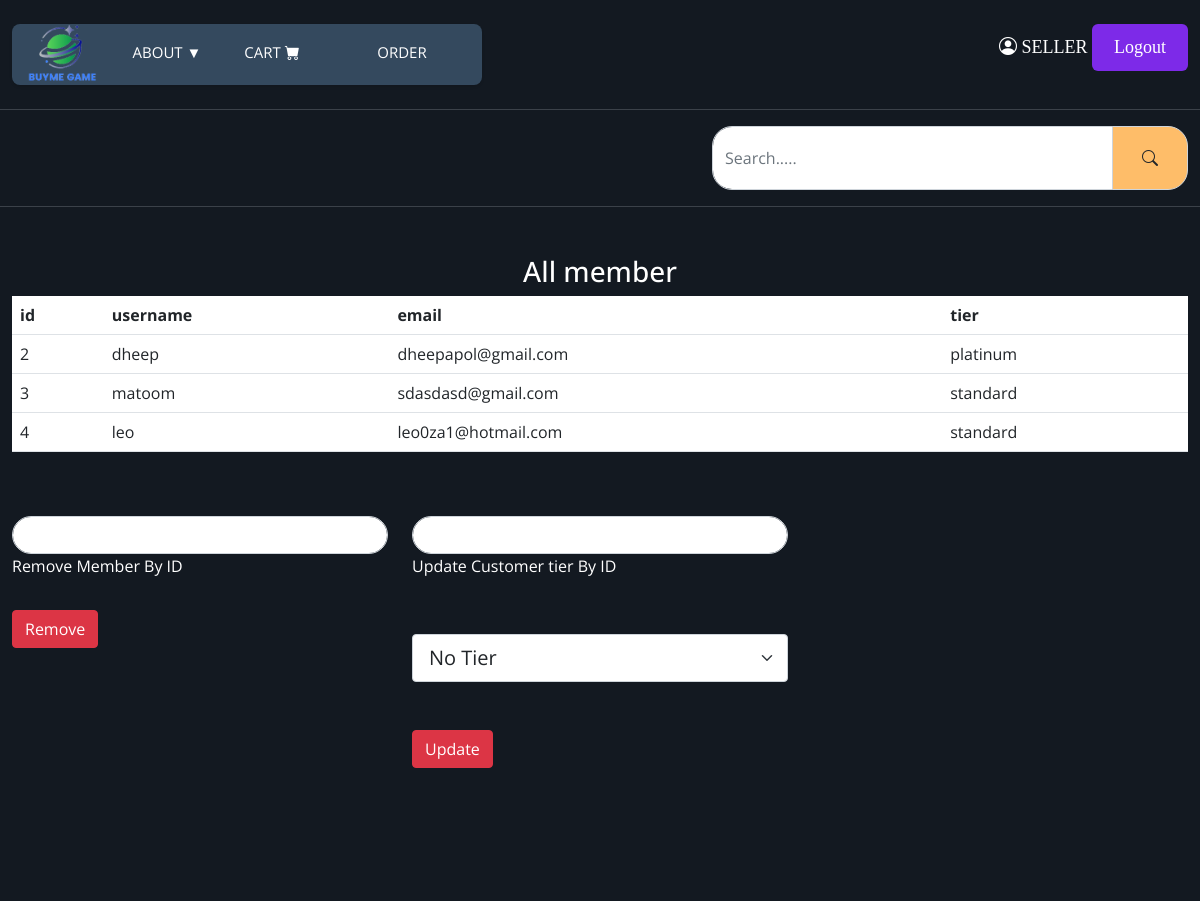
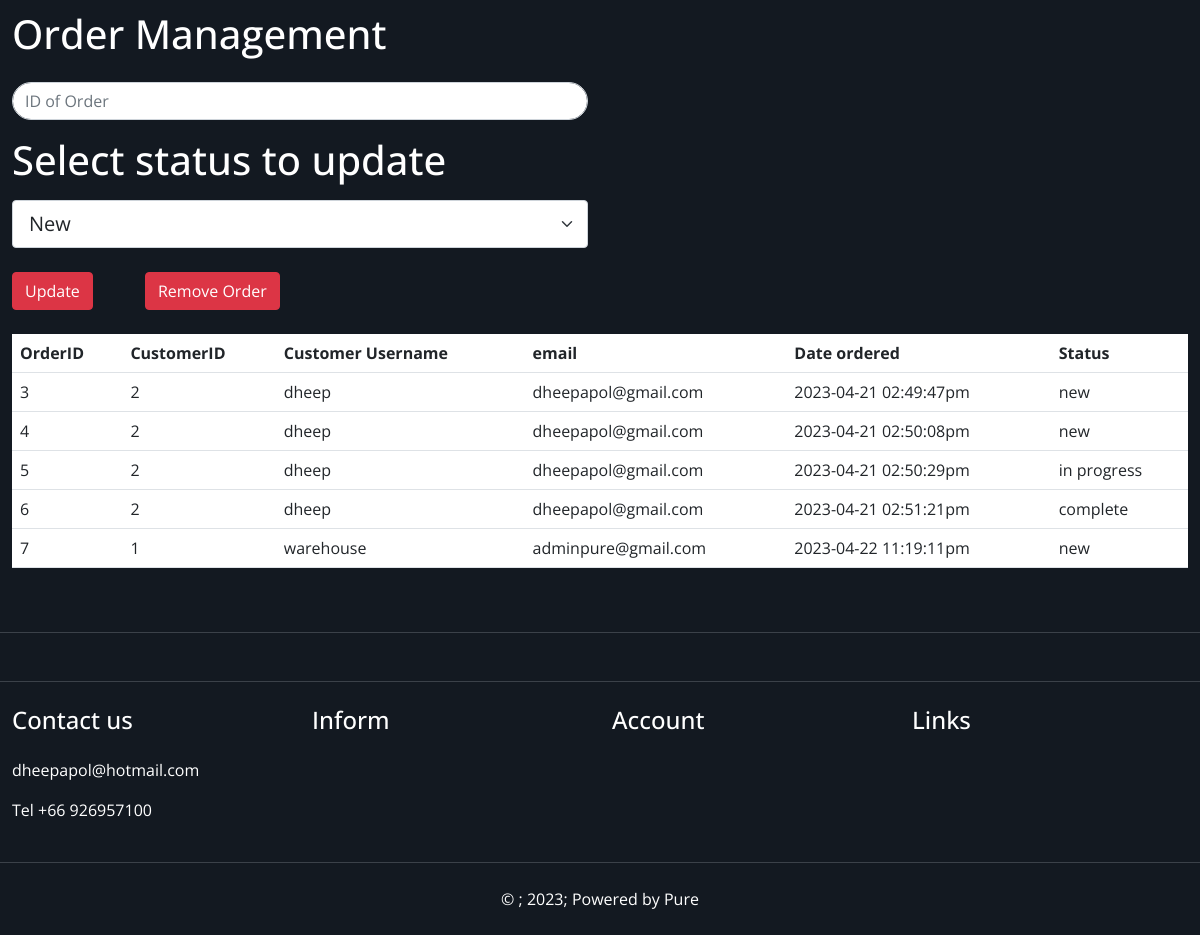
Screenshot of /adminpage.php (signed in) with the database file from the repository (2 pictures, top to bottom).
### tables this page shows
CREATE TABLE "Users" (
	"id"	INTEGER NOT NULL UNIQUE,
	"username"	TEXT NOT NULL,
	"email"	TEXT NOT NULL,
	"password"	TEXT NOT NULL,
	"role"	TEXT NOT NULL,
	"tier"	TEXT,
	PRIMARY KEY("id" AUTOINCREMENT)
);

CREATE TABLE "customerorder" (
	"coid"	INTEGER NOT NULL,
	"id"	INTEGER NOT NULL,
	"date"	TEXT NOT NULL,
	"address"	TEXT NOT NULL,
	"status"	TEXT NOT NULL,
	PRIMARY KEY("coid" AUTOINCREMENT)
);

### adminpage.php (the view, shortened to what this page needs)
<?php
require_once('components.php');
include('server.php');
?>
<html lang="en">
<head>
  <link rel="stylesheet" href="https://cdn.jsdelivr.net/npm/bootstrap-icons@1.10.4/font/bootstrap-icons.css">
  <link href="https://cdn.jsdelivr.net/npm/bootstrap@5.0.0/dist/css/bootstrap.min.css" rel="stylesheet">
  <link rel="stylesheet" href="https://cdn.jsdelivr.net/npm/@fortawesome/fontawesome-free@6.2.0/css/fontawesome.min.css"
>
  <link rel="stylesheet" href="https://cdn.jsdelivr.net/npm/bootstrap-icons@1.9.1/font/bootstrap-icons.css">
  <link rel="stylesheet" href="style.css">
</head>
<body>
  <?php navhead(); ?>
  <?php
  if ($_SESSION['role'] == 'customer') {
    echo '<section class="home-wrapper-1 py-5">
<div class="container-xxl">
    <div class="row h-75 text-center">
    <div class="col-12">
<h1 class="text-danger">You do not have the permisson</h1>
    </div>
    </div>
</div>
      </section>';
  } else if($_SESSION['role'] == 'seller') {
    echo '<section class="home-wrapper-1 py-5">
      <div class="container-xxl">
          <div class="row text-center mb-5">
          <div class="col-12">
          <h3 class="text-white">All member</h3>
          <table class="table bg-white">
          <tr>
            <th>id</th>
            <th>username</th>
            <th>email</th>
            <th>tier</th>
          </tr>';
    $query = "SELECT * FROM Users WHERE role = 'customer'";
    $ret = $db->query($query);
    while ($row = $ret->fetchArray(SQLITE3_ASSOC)) {
      echo '<tr>
      <td>' . $row['id'] . '</td>
      <td>' . $row['username'] . '</td>
      <td>' . $row['email'] . '</td>
      <td>' . $row['tier'] . '</td>
    </tr>';
    }
    echo '</table>
    </div>
      </div>
      <div class="row">
      <div class="col-4">
      <form action="" method="POST">
      <div class="form-outline mb-4">
          <input type="text" name="removemem" required="ID is required" class="form-control">
          <label class="form-label text-white" for="removemem">Remove Member By ID</label>
      </div>
      <button type="submit" name="removemember" class="btn btn-danger btn-block">Remove</button>
      </form>
      </div>
      <div class="col-4">
      <form action="" method="POST">
      <div class="form-outline mb-4">
          <input type="text" name="memupdate" required="ID is required" class="form-control">
          <label class="form-label text-white" for="updaterole">Update Customer tier By ID</label>
          <select class="form-select form-select-lg my-5" aria-label=".form-select-lg example" name="selecttier">
  <option selected value="standard">No Tier</option>
</select>
      </div>
      <button type="submit" name="updaterole" class="btn btn-danger btn-block">Update</button>
      </form>
      </div>
      </div>
  </div>
        </section>
        <section class="home-wrapper-1 py-5">
        <div class="container-xxl">
        <div class="row">
        <div class="col-6">
        <h1 class="text-white py-3">Order Management</h1>
        <form action="" method="POST">
        <input type="text" name="remordid" required="ID is required" class="form-control" placeholder="ID of Order">
      <div class="form-outline mb-4">
      <h1 class="text-white my-3">Select status to update</h1>
          <select class="form-select form-select-lg my-1" aria-label=".form-select-lg example" name="selectstatus">
  <option selected value="new">New</option>
</select>
      </div>
      <button type="submit" name="updatestatus" class="btn btn-danger btn-block mb-4">Update</button>
      <button type="submit" name="remord" class="btn btn-danger btn-block mb-4 mx-5">Remove Order</button>
        </form>
        </div>
        </div>
        <table class="table bg-white">
          <tr>
            <th>OrderID</th>
            <th>CustomerID</th>
            <th>Customer Username</th>
            <th>email</th>
            <th>Date ordered</th>
            <th>Status</th>
          </tr>';
          $joinsql = "SELECT co.coid,re.id,re.username,email,date,status FROM customerorder co INNER JOIN Users re on co.id = re.id";
          $result = $db->query($joinsql);
          while ($row = $result->fetchArray(SQLITE3_ASSOC)) {
            echo '<tr>
            <td>' . $row['coid'] . '</td>
            <td>' . $row['id'] . '</td>
            <td>' . $row['username'] . '</td>
            <td>' . $row['email'] . '</td>
            <td>' . $row['date'] . '</td>
            <td>' . $row['status'] . '</td>
          </tr>';
          }
          echo '</table>
        </div>
        </section>';}
  ?>
  <?php
  footer();
  ?>
</body>
</html>

### components.php (shortened to what this page needs)
<?php
function navhead(){
  if (isset($_SESSION['username'])) {
    $navh = '
    <header class="header-top-strip py-4">
    <div class="container-xxl">
    <div class="row">
    <div class="col-9">
    <nav>
        <a href="index.php"><img src="logo.png" alt="Logo"></a>
        <div class="dropdown col-4">
          <a href="#" class="dropdown">About &#9660;</a>
        </div>
        <a href="cart.php" class="text-white col-4">Cart <i class="bi bi-cart-fill"></i></a>
        <a href="order.php" class="text-white col-1">Order</a>
    </nav>
    </div>
    <div class="col-3">
    <p class="textlg text-white text-end mb-1"><a href="account.php" ><i class="bi bi-person-circle"></i></a> '.$_SESSION['username'].'   <button class="button" onclick="logout()"">Logout</button></p>
    </div>
    </div>
    </header>
  <header class="header-upper py-3">
    <div class="container-xxl">
      <div class="row align-items-center">
        <div class="col-5">
        <form action="category.php" method="GET">
        <div class="input-group">
            <input type="text" name="search"
              class="form-control py-2"
              placeholder="Search....."
              aria-label="Search....."
              aria-describedby="basic-addon2" />
            <span class="input-group-text p-3" id="basic-addon2">
            <button class="btn" type="submit"><i class="bi bi-search"></i></button>
            </span>
          </div>
        </form>
        </div>
      </div>
    </div>
  </header>';
  }else{    $navh = '
  </header>';
}
echo $navh;
}
function footer(){
    $footer = "<footer class='py-4'></footer>
<footer class='py-4'>
  <div class='container-xxl'>
    <div class='row'>
      <div class='col-3'>
        <h4 class='text-white mb-4'>Contact us</h4>
        <p class='text-white'>dheepapol@hotmail.com</p>
        <p class='text-white'>Tel +66 926957100</p>
        <div></div>
      </div>
      <div class='col-3'>
        <h4 class='text-white mb-4'>Inform</h4>
        <div></div>
      </div>
      <div class='col-3'>
        <h4 class='text-white mb-4'>Account</h4>
        <div></div>
      </div>
      <div class='col-3'>
        <h4 class='text-white mb-4'>Links</h4>
        <div></div>
      </div>
    </div>
  </div>
</footer>
<footer class='py-4'>
  <div class='container-xxl'>
    <div class='row'>
      <div class='col-12'>
        <p class='text-center mb-0 text-white'>&copy ; 2023; Powered by Pure</p>
      </div>
    </div>
  </div>
</footer>";
    echo $footer;
}
?>

### style.css (style rules this page uses)
* { margin: 0; padding: 0; box-sizing: border-box; }
:root { --color-131921: #131921; --color-3b4149: #3b4149; --color-febd69: #febd69; }
body { font-family: 'Kanit', sans-serif; }
a { text-decoration: none; color : inherit; }
.header-top-strip { background-color: var(--color-131921); border-bottom: 1px solid var(--color-3b4149); }
.header-upper { background-color: var(--color-131921); border-bottom: 1px solid var(--color-3b4149); }
.header-upper .input-group-text { background-color: var(--color-febd69); border-radius: 20px 20px 20px 20px; }
footer { background-color: var(--color-131921); }
footer:not(:first-child) { border-top: 1px solid var(--color-3b4149); }
.home-wrapper-1 { background-color: var(--color-131921); min-height: 80vh; }
img { max-width: 70%; height: auto; }
.form-control { border-radius: 20px 20px 20px 20px; }

### components.php (style rules this page uses)
body { font-family: "Open Sans", sans-serif; background: #2c3e50; }
nav { position: relative; width: 470px; background: #34495e; border-radius: 8px; font-size: 0; box-shadow: 0 2px 3px 0 rgba(0,0,0,.1); }
nav a,nav .dropdown { font-size: 15px; text-transform: uppercase; color: white; text-decoration: none; line-height: 50px; position: relative; z-index: 1; display: inline-block; text-align: center; }
nav a:nth-child(1),nav .dropdown:nth-child(1) { width: 100px; }
nav a:nth-child(2),nav .dropdown:nth-child(2) { width: 110px; }
nav a:nth-child(3) { width: 100px; }
nav a:nth-child(4) { width: 160px; }
.dropdown { position: relative; display: inline-block; }
.button { position: relative; padding: 10px 22px; border-radius: 6px; border: none; color: #fff; cursor: pointer; background-color: #7d2ae8; transition: all 0.2s ease; }
.button:before, .button:after { position: absolute; content: ""; width: 150%; left: 50%; height: 100%; transform: translateX(-50%); z-index: -1000; background-repeat: no-repeat; }
.textlg { font-family: consolas; text-transform: uppercase; font-size: 18px; }

### rows the page displays
users: id "2", username "dheep", email "dheepapol@gmail.com", tier "platinum"
users: id "3", username "matoom", email "sdasdasd@gmail.com", tier "standard"
users: id "4", username "leo", email "leo0za1@hotmail.com", tier "standard"
customerorder: coid "3", users.id "2", users.username "dheep", users.email "dheepapol@gmail.com", date "2023-04-21 02:49:47pm", status "new"
customerorder: coid "4", users.id "2", users.username "dheep", users.email "dheepapol@gmail.com", date "2023-04-21 02:50:08pm", status "new"
customerorder: coid "5", users.id "2", users.username "dheep", users.email "dheepapol@gmail.com", date "2023-04-21 02:50:29pm", status "in progress"
customerorder: coid "6", users.id "2", users.username "dheep", users.email "dheepapol@gmail.com", date "2023-04-21 02:51:21pm", status "complete"
customerorder: coid "7", users.id "1", users.username "warehouse", users.email "adminpure@gmail.com", date "2023-04-22 11:19:11pm", status "new"

### other values shown
$_SESSION['username'] "SELLER"
